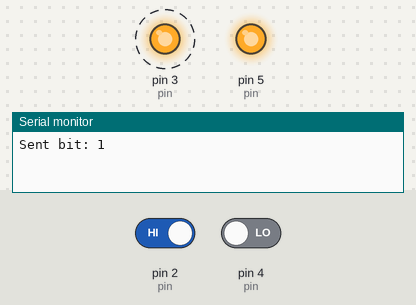
Recording of a sketch running on a simulated Arduino Uno, built with avr-gcc and run on an emulated ATmega328P. Shown: output pins drawn as LEDs (lit = HIGH), the last lines printed to the serial monitor. Dashed ring = blinking. The inputs (shaded band) are chosen by the test bench; at power-on: pin 2 (pin) HIGH, pin 4 (pin) LOW. Random numbers use the default seed unless the sketch sets one.

Above: at 0.6 s.
1.3 s: pin 2 (pin) driven LOW
At 6.21 s:
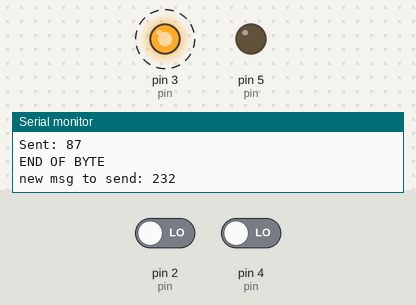
Timing chart, 0 to 10.3 s (numbered marks = the images above; inputs shaded):
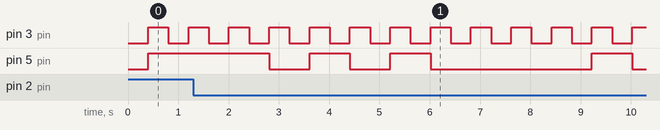

The sketch:

Usart_Protocol_lab1.ino
```cpp
// USART

//global vars
// For clock transmission
unsigned long clock=0;
int edge=0;
int currTime;

int sent_bit=0,rec_bit=0; //# of bit sent/recieved
int data=0b01010111; // initial data
int data_copy=data; //copy of the original data we can manipulate

// Transmitter
int new_data=data;
int data_bit;
int clk_check_tx=0;

// Reciever
int clk_check_rx=0;
int saved_data=0;
int saved_bit=0;

void setup()
{
  Serial.begin(9600);
  pinMode(2, INPUT); // pin #2 - Clock Data Input
  pinMode(3, OUTPUT); // pin #3 - Clock Data Output
  pinMode(4, INPUT); // pin #4 - Data Input
  pinMode(5, OUTPUT); // pin #5 - Data Output
  #define BIT_TIME 400 // 1 Period


}

void loop()
{
  usart_tx();
  usart_rx();
}

void usart_tx(){
   // Send Data - Always

  clk_trasmit();
  if(clk_check_tx==0 && digitalRead(3)==HIGH){
    // Checking for rising edge on pin 3 and last clk check was 0
    //means edge change and we can send bit
    data_bit=data_copy & 0b00000001; //extract lsb from data
    Serial.print("Sent bit: ");
    Serial.print(data_bit);
    Serial.print("\n");

    data_copy=data_copy>>1; //rotate right (lsb=next bit after the lsb)
    digitalWrite(5,data_bit); //set pin 5-data output to new sent bit
    sent_bit++;
    clk_check_tx=1; // There was a rising edge => change last clk check to 1
    if(sent_bit==8){
      //if 8 bit were sent do:
      sent_bit=0;

      Serial.print("Sent: ");
      Serial.print(new_data);
      Serial.print("\n");
      Serial.print("END OF BYTE\n");
      new_data=random(0,255); //rendomize new 8 bit msg
      data_copy=new_data;
      Serial.print("new msg to send: ");
      Serial.print(new_data);
      Serial.print("\n");


    }  // and data transfer complete
    return;
  }
  clk_check_tx=digitalRead(3); // Sample clock,can send again at next raising edge
}

void usart_rx(){
  if(clk_check_rx==1 && digitalRead(2)==LOW){
    // Checking for falling edge on pin 2 and that last read clk check was 1
    //means edge change and can read sent bit
    saved_bit=digitalRead(4);//read set bit to save_bit
    Serial.print("received bit: ");
    Serial.print(saved_bit);
    Serial.print("\n");
    saved_bit=saved_bit<<rec_bit; //rotate save_bit to the left by # of rec_bit
    saved_data=saved_data+saved_bit; //sum the received bit to saved_date
    rec_bit++;
    clk_check_rx=0; // There was a falling edge
    if(rec_bit==8) {
      Serial.print("Recieved new msg: ");
        Serial.print(saved_data);
        Serial.print("\n");
      saved_data=0;
      rec_bit=0;
    }
    return;
  }
  clk_check_rx=digitalRead(2); // Sample clock, can read again at next fallin edge
}

void clk_trasmit(){
  // works as the clock,every BIT_TIME period change the clock edge
  currTime=millis();
  if(currTime-clock>BIT_TIME){
    clock=currTime;
    edge=!edge;
    digitalWrite(3,edge);//set currwnt edge to pin 3
  }
}
```

Measured:
- by itself, pin 3 (pin): alternates HIGH for 0.40 s and LOW for 0.40 s
